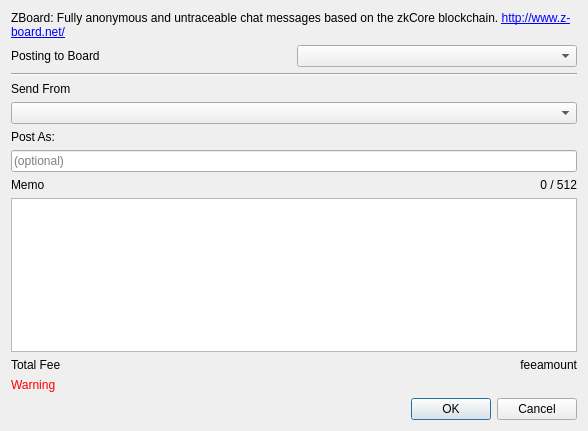
<?xml version="1.0" encoding="UTF-8"?>
<ui version="4.0">
 <class>zboard</class>
 <widget class="QDialog" name="zboard">
  <property name="geometry">
   <rect>
    <x>0</x>
    <y>0</y>
    <width>588</width>
    <height>431</height>
   </rect>
  </property>
  <property name="windowTitle">
   <string>Post to z-board.net</string>
  </property>
  <layout class="QGridLayout" name="gridLayout">
   <item row="14" column="0">
    <widget class="QLabel" name="label_4">
     <property name="text">
      <string>Total Fee</string>
     </property>
    </widget>
   </item>
   <item row="14" column="1">
    <widget class="QLabel" name="feeAmount">
     <property name="text">
      <string notr="true">feeamount</string>
     </property>
     <property name="alignment">
      <set>Qt::AlignRight|Qt::AlignTrailing|Qt::AlignVCenter</set>
     </property>
    </widget>
   </item>
   <item row="12" column="1">
    <widget class="QLabel" name="memoSize">
     <property name="text">
      <string notr="true">0 / 512</string>
     </property>
     <property name="alignment">
      <set>Qt::AlignRight|Qt::AlignTrailing|Qt::AlignVCenter</set>
     </property>
    </widget>
   </item>
   <item row="16" column="0" colspan="2">
    <widget class="QDialogButtonBox" name="buttonBox">
     <property name="orientation">
      <enum>Qt::Horizontal</enum>
     </property>
     <property name="standardButtons">
      <set>QDialogButtonBox::Cancel|QDialogButtonBox::Ok</set>
     </property>
    </widget>
   </item>
   <item row="12" column="0">
    <widget class="QLabel" name="label">
     <property name="text">
      <string>Memo</string>
     </property>
    </widget>
   </item>
   <item row="11" column="0" colspan="2">
    <widget class="QLineEdit" name="postAs">
     <property name="placeholderText">
      <string>(optional)</string>
     </property>
    </widget>
   </item>
   <item row="5" column="0">
    <widget class="QLabel" name="label_5">
     <property name="text">
      <string>Send From</string>
     </property>
    </widget>
   </item>
   <item row="10" column="0">
    <widget class="QLabel" name="label_3">
     <property name="text">
      <string>Post As:</string>
     </property>
    </widget>
   </item>
   <item row="0" column="0" colspan="2">
    <widget class="QLabel" name="label_2">
     <property name="text">
      <string>&lt;html&gt;&lt;head/&gt;&lt;body&gt;&lt;p&gt;ZBoard: Fully anonymous and untraceable chat messages based on the zkCore blockchain. &lt;a href=&quot;http://www.z-board.net/&quot;&gt;&lt;span style=&quot; text-decoration: underline; color:#0000ff;&quot;&gt;http://www.z-board.net/&lt;/span&gt;&lt;/a&gt;&lt;/p&gt;&lt;/body&gt;&lt;/html&gt;</string>
     </property>
     <property name="wordWrap">
      <bool>true</bool>
     </property>
     <property name="openExternalLinks">
      <bool>true</bool>
     </property>
    </widget>
   </item>
   <item row="13" column="0" colspan="2">
    <widget class="QPlainTextEdit" name="memoTxt"/>
   </item>
   <item row="6" column="0" colspan="2">
    <widget class="QComboBox" name="fromAddr"/>
   </item>
   <item row="15" column="0">
    <widget class="QLabel" name="testnetWarning">
     <property name="styleSheet">
      <string notr="true">color:red;</string>
     </property>
     <property name="text">
      <string>Warning</string>
     </property>
    </widget>
   </item>
   <item row="4" column="0" colspan="2">
    <widget class="Line" name="line_2">
     <property name="orientation">
      <enum>Qt::Horizontal</enum>
     </property>
    </widget>
   </item>
   <item row="1" column="1">
    <widget class="QComboBox" name="topicsList"/>
   </item>
   <item row="1" column="0">
    <widget class="QLabel" name="label_6">
     <property name="text">
      <string>Posting to Board</string>
     </property>
    </widget>
   </item>
  </layout>
 </widget>
 <tabstops>
  <tabstop>fromAddr</tabstop>
  <tabstop>postAs</tabstop>
  <tabstop>memoTxt</tabstop>
 </tabstops>
 <resources/>
 <connections>
  <connection>
   <sender>buttonBox</sender>
   <signal>accepted()</signal>
   <receiver>zboard</receiver>
   <slot>accept()</slot>
   <hints>
    <hint type="sourcelabel">
     <x>248</x>
     <y>254</y>
    </hint>
    <hint type="destinationlabel">
     <x>157</x>
     <y>274</y>
    </hint>
   </hints>
  </connection>
  <connection>
   <sender>buttonBox</sender>
   <signal>rejected()</signal>
   <receiver>zboard</receiver>
   <slot>reject()</slot>
   <hints>
    <hint type="sourcelabel">
     <x>316</x>
     <y>260</y>
    </hint>
    <hint type="destinationlabel">
     <x>286</x>
     <y>274</y>
    </hint>
   </hints>
  </connection>
 </connections>
</ui>
